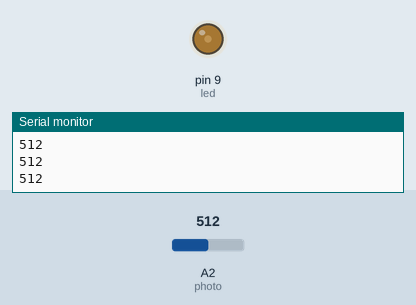
A sketch run on a simulated Arduino Uno, built with avr-gcc and run on an emulated ATmega328P. On the bench: output pins drawn as LEDs (lit = HIGH), the last lines printed to the serial monitor. The inputs (shaded band) are chosen by the test bench; at power-on: A2 (photo) = 512.

Above: at 1.2 s.
1.3 s: A2 (photo) set to 716
At 2.2 s:
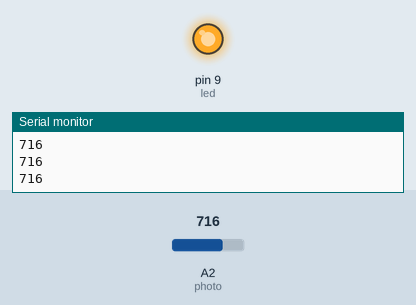
2.8 s: A2 (photo) set to 511
At 3.5 s:
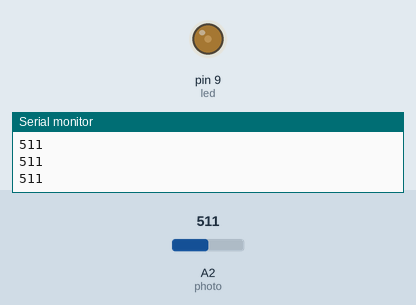
4.3 s: A2 (photo) set to 306
At 5.8 s:
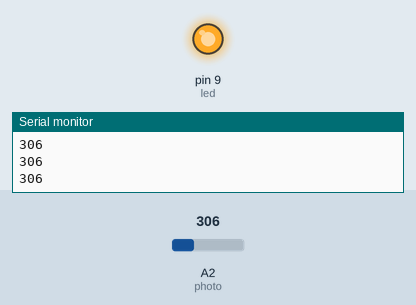
Timing chart, 0 to 7.3 s (numbered marks = the images above; inputs shaded):
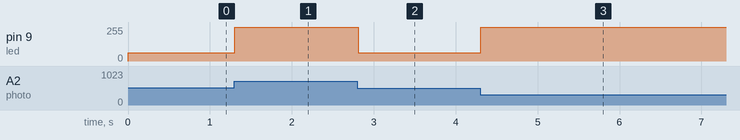

The sketch:

PC_Abgabe_3.ino
```cpp
int photo = A2;
int led = 9;
int widerstand;

void setup() {
  // put your setup code here, to run once:
Serial.begin(9600);
pinMode(photo,INPUT);
pinMode(led,OUTPUT);
}

void loop() {
  // put your main code here, to run repeatedly:
widerstand=analogRead(photo);
Serial.println(widerstand);
widerstand=map(widerstand,450,700,0,255);
analogWrite(led,widerstand);
}
```

Measured:
- after the input at 1.3 s, pin 9 (led): 63/255 → 255/255 at once
- after the input at 2.8 s, pin 9 (led): 255/255 → 62/255 at once
- after the input at 4.3 s, pin 9 (led): 62/255 → 255/255 at once
